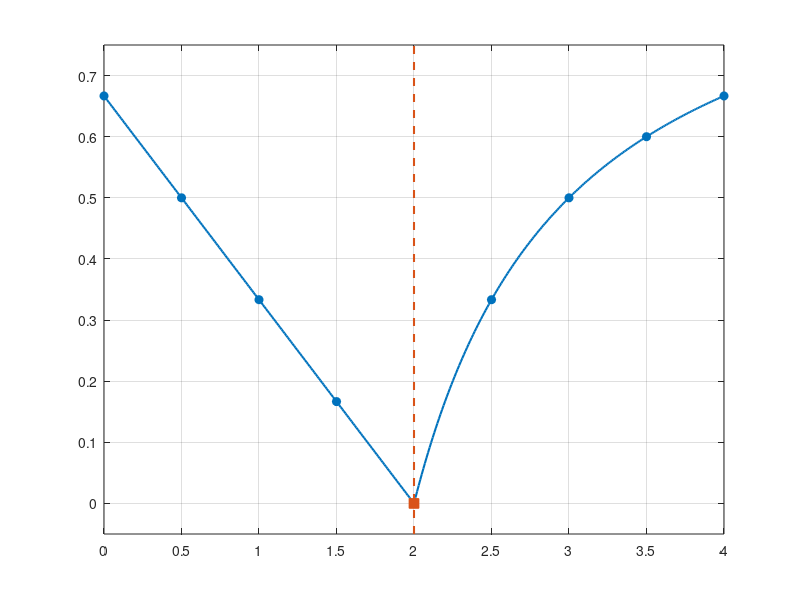

Write the MATLAB code that produced this figure.
% Kleinberg (2000): expected number of greedy-routing steps T ~ n^c on an n x n lattice (d = 2)
% where long-range links have length r with probability ~ r^(-alpha).
%   alpha < 2:  c = (2 - alpha)/3
%   alpha > 2:  c = (alpha - 2)/(alpha - 1)
%   alpha = 2:  T = O(log^2 n)
blue   = [0 0.4470 0.7410];
orange = [0.8500 0.3250 0.0980];

a1 = linspace(0, 2, 200);  c1 = (2 - a1) / 3;
a2 = linspace(2, 4, 200);  c2 = (a2 - 2) ./ (a2 - 1);
m1 = 0:0.5:2;              m2 = 2.5:0.5:4;

figure('Color','w'); hold on;
plot(a1, c1, '-', 'Color', blue, 'LineWidth', 1.5);
plot(a2, c2, '-', 'Color', blue, 'LineWidth', 1.5);
plot(m1, (2 - m1)/3, 'o', 'Color', blue, 'MarkerSize', 6, 'MarkerFaceColor', blue);
plot(m2, (m2 - 2)./(m2 - 1), 'o', 'Color', blue, 'MarkerSize', 6, 'MarkerFaceColor', blue);
plot([2 2], [-0.05 0.75], '--', 'Color', orange, 'LineWidth', 1.5);
plot(2, 0, 's', 'Color', orange, 'MarkerSize', 7, 'MarkerFaceColor', orange);
hold off;

xlim([0 4]); ylim([-0.05 0.75]);
set(gca, 'XTick', 0:0.5:4, 'YTick', 0:0.1:0.7);
grid on; box on;
% xlabel('\alpha'); ylabel('c in T \sim n^c');
